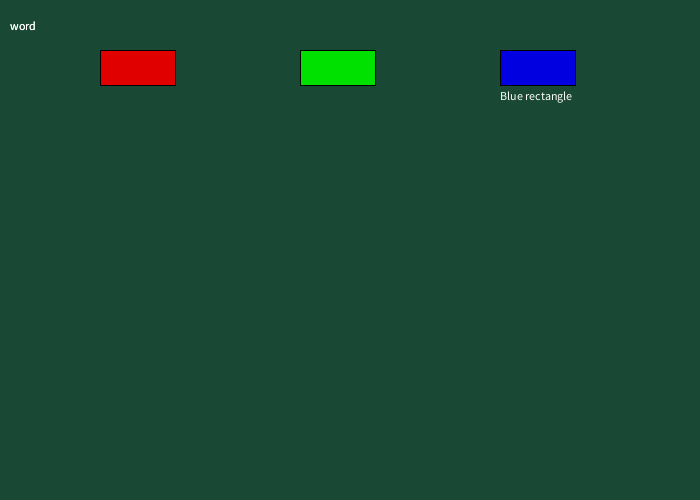
Frame 1 (no input)
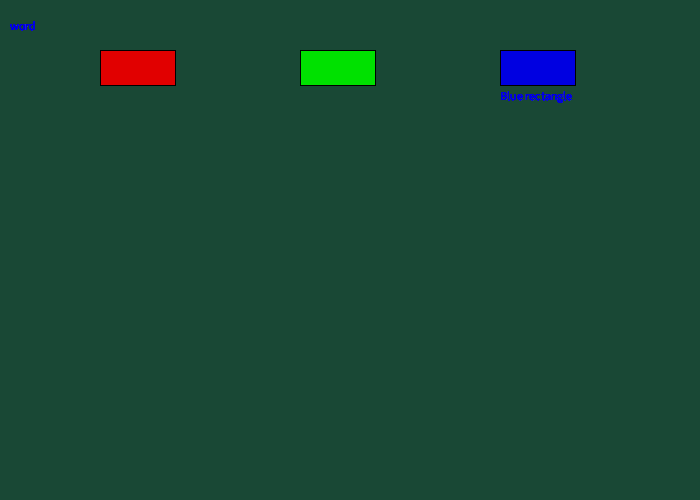
Frame 60 (the mouse pressed at the canvas centre just before this capture)
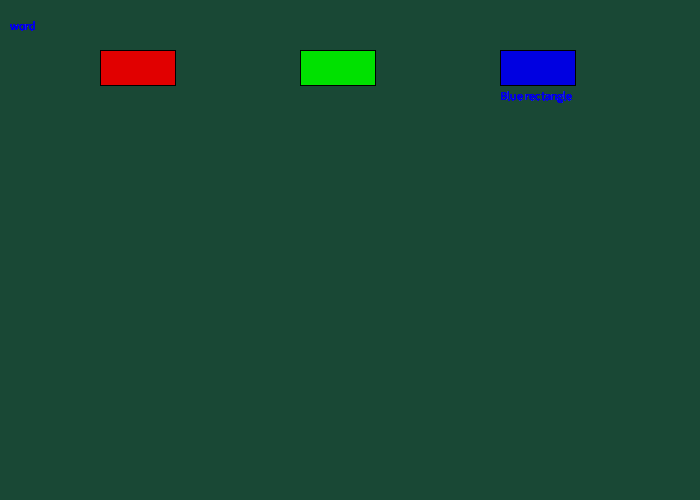
Frame 120 (the mouse held since frame 60 and released just before this capture)

The Processing sketch that drew these frames (run headless with seeded random() and noise(); from frame 60 on, the mouse is pressed at the canvas centre):

// Processing sketch: Smile
// ── Smile.pde
/**
 * <program/assignment name>
 * by <Your Name>
 * 
 * <Two sentence description of program>
 * 
 */

void setup() {
  size(700, 500); // Size of canvas
  background(25, 72, 53); // Background color as rgb values
}

void draw() {
  // Your program will be here...
  text("word", 10, 30);
  text("word", 10, 30);
  text("Blue rectangle", 500, 100);
  fill(225, 0, 0);
  rect(100, 50, 75, 35);
  fill(0, 225, 0);
  rect(300, 50, 75, 35);
  fill(0, 0, 225);
  rect(500, 50, 75, 35);
  
  // Do not forget comments!
}
